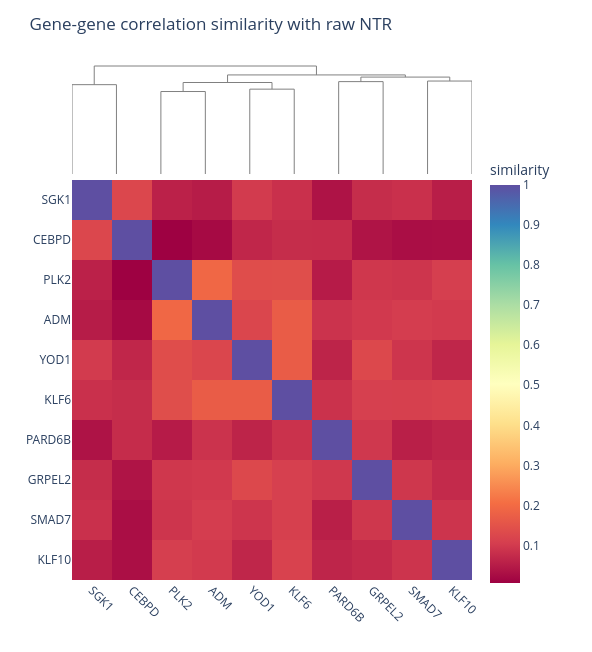

Notebook cell for this chart:
### Code cell
# Plot clustered heatmap to visualize the similarity

hda.visualize.heatmap(
    sim=sim1, 
    type="gene", 
    cluster=True, 
    title="Gene-gene correlation similarity with raw NTR"
)

### Figure 1 — Plotly figure (JSON) as saved in the notebook; plotly's stock layout.template omitted (floating-point values rounded to 4 significant figures)
{"data": [{"hoverinfo": "skip", "line": {"color": "gray", "width": 1}, "mode": "lines", "showlegend": false, "type": "scatter", "x": [5.0, 5.0, 15.0, 15.0], "xaxis": "x", "y": [0.0, 0.8749, 0.8749, 0.0], "yaxis": "y"}, {"hoverinfo": "skip", "line": {"color": "gray", "width": 1}, "mode": "lines", "showlegend": false, "type": "scatter", "x": [25.0, 25.0, 35.0, 35.0], "xaxis": "x", "y": [0.0, 0.8076, 0.8076, 0.0], "yaxis": "y"}, {"hoverinfo": "skip", "line": {"color": "gray", "width": 1}, "mode": "lines", "showlegend": false, "type": "scatter", "x": [45.0, 45.0, 55.0, 55.0], "xaxis": "x", "y": [0.0, 0.8309, 0.8309, 0.0], "yaxis": "y"}, {"hoverinfo": "skip", "line": {"color": "gray", "width": 1}, "mode": "lines", "showlegend": false, "type": "scatter", "x": [30.0, 30.0, 50.0, 50.0], "xaxis": "x", "y": [0.8076, 0.896, 0.896, 0.8309], "yaxis": "y"}, {"hoverinfo": "skip", "line": {"color": "gray", "width": 1}, "mode": "lines", "showlegend": false, "type": "scatter", "x": [65.0, 65.0, 75.0, 75.0], "xaxis": "x", "y": [0.0, 0.9046, 0.9046, 0.0], "yaxis": "y"}, {"hoverinfo": "skip", "line": {"color": "gray", "width": 1}, "mode": "lines", "showlegend": false, "type": "scatter", "x": [85.0, 85.0, 95.0, 95.0], "xaxis": "x", "y": [0.0, 0.9103, 0.9103, 0.0], "yaxis": "y"}, {"hoverinfo": "skip", "line": {"color": "gray", "width": 1}, "mode": "lines", "showlegend": false, "type": "scatter", "x": [70.0, 70.0, 90.0, 90.0], "xaxis": "x", "y": [0.9046, 0.9491, 0.9491, 0.9103], "yaxis": "y"}, {"hoverinfo": "skip", "line": {"color": "gray", "width": 1}, "mode": "lines", "showlegend": false, "type": "scatter", "x": [40.0, 40.0, 80.0, 80.0], "xaxis": "x", "y": [0.896, 0.9702, 0.9702, 0.9491], "yaxis": "y"}, {"hoverinfo": "skip", "line": {"color": "gray", "width": 1}, "mode": "lines", "showlegend": false, "type": "scatter", "x": [10.0, 10.0, 60.0, 60.0], "xaxis": "x", "y": [0.8749, 1.058, 1.058, 0.9702], "yaxis": "y"}, {"colorbar": {"len": 0.85, "title": {"text": "similarity"}, "y": 0.4}, "colorscale": [[0, "rgb(158,1,66)"], [0.1, "rgb(213,62,79)"], [0.2, "rgb(244,109,67)"], [0.3, "rgb(253,174,97)"], [0.4, "rgb(254,224,139)"], [0.5, "rgb(255,255,191)"], [0.6, "rgb(230,245,152)"], [0.7, "rgb(171,221,164)"], [0.8, "rgb(102,194,165)"], [0.9, "rgb(50,136,189)"], [1, "rgb(94,79,162)"]], "hovertemplate": "<b>gene x</b>: %{x}<br><b>gene y</b>: %{y}<br><b>similarity</b>: %{z:.3f}<extra></extra>", "type": "heatmap", "x": ["SGK1", "CEBPD", "PLK2", "ADM", "YOD1", "KLF6", "PARD6B", "GRPEL2", "SMAD7", "KLF10"], "xaxis": "x2", "y": ["SGK1", "CEBPD", "PLK2", "ADM", "YOD1", "KLF6", "PARD6B", "GRPEL2", "SMAD7", "KLF10"], "yaxis": "y2", "z": [[1.0, 0.1251, 0.05793, 0.04956, 0.1001, 0.08334, 0.03612, 0.07737, 0.08364, 0.05383], [0.1251, 1.0, 0.006355, 0.02097, 0.06723, 0.07722, 0.07684, 0.03776, 0.02795, 0.02969], [0.05793, 0.006355, 1.0, 0.1924, 0.1364, 0.1386, 0.04942, 0.09419, 0.09043, 0.1068], [0.04956, 0.02097, 0.1924, 1.0, 0.1226, 0.1691, 0.0876, 0.09805, 0.1044, 0.0998], [0.1001, 0.06723, 0.1364, 0.1226, 1.0, 0.1691, 0.06257, 0.1271, 0.09171, 0.06595], [0.08334, 0.07722, 0.1386, 0.1691, 0.1691, 1.0, 0.0858, 0.1093, 0.1103, 0.1143], [0.03612, 0.07684, 0.04942, 0.0876, 0.06257, 0.0858, 1.0, 0.09542, 0.05467, 0.06436], [0.07737, 0.03776, 0.09419, 0.09805, 0.1271, 0.1093, 0.09542, 1.0, 0.0937, 0.07375], [0.08364, 0.02795, 0.09043, 0.1044, 0.09171, 0.1103, 0.05467, 0.0937, 1.0, 0.08969], [0.05383, 0.02969, 0.1068, 0.0998, 0.06595, 0.1143, 0.06436, 0.07375, 0.08969, 1.0]]}], "layout": {"height": 652, "margin": {"b": 72, "l": 72, "r": 120, "t": 60}, "paper_bgcolor": "white", "plot_bgcolor": "white", "title": {"text": "Gene-gene correlation similarity with raw NTR"}, "width": 592, "xaxis": {"anchor": "y", "domain": [0, 1], "visible": false}, "xaxis2": {"anchor": "y2", "domain": [0, 1], "tickangle": 45}, "yaxis": {"anchor": "x", "domain": [0.7692, 1], "visible": false}, "yaxis2": {"anchor": "x2", "autorange": "reversed", "domain": [0, 0.7692]}}}
